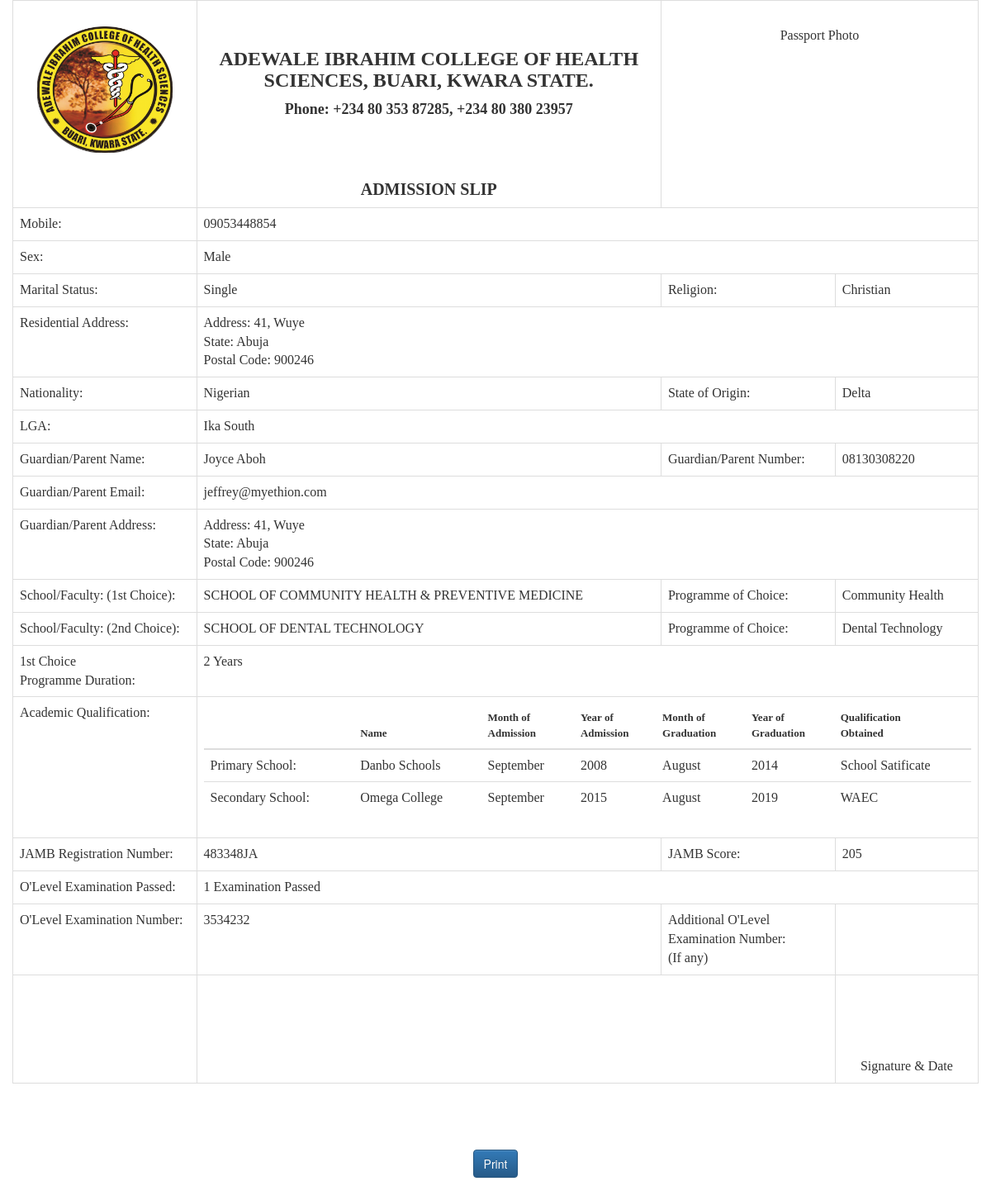
Screenshot of /viewform.php?id=AICOHS00001 with the database file from the repository.
### tables this page shows
CREATE TABLE `t_user` (
  `s_detid` varchar(15) NOT NULL,
  `s_id` varchar(15) NOT NULL,
  `s_phn1` varchar(100) NOT NULL,
  `s_phn2` varchar(100) NOT NULL,
  `f_name` varchar(100) NOT NULL,
  `f_occ` varchar(100) NOT NULL,
  `f_phn` varchar(100) NOT NULL,
  `m_name` varchar(100) NOT NULL,
  `m_occ` varchar(100) NOT NULL,
  `m_phn` varchar(100) NOT NULL,
  `s_iop` varchar(100) NOT NULL,
  `s_sex` varchar(6) NOT NULL,
  `s_cadr` varchar(100) NOT NULL,
  `s_cst` varchar(100) NOT NULL,
  `s_cpin` int(6) NOT NULL,
  `s_cmob` varchar(100) NOT NULL,
  `s_padr` varchar(100) NOT NULL,
  `s_pst` varchar(100) NOT NULL,
  `s_ppin` int(6) NOT NULL,
  `s_pmob` varchar(100) NOT NULL,
  `s_ruc` varchar(100) NOT NULL,
  `s_natn` varchar(100) NOT NULL,
  `s_relg` varchar(100) DEFAULT NULL,
  `s_catg` varchar(100) NOT NULL,
  `s_mainsxam` varchar(100) NOT NULL,
  `s_mainsrank` varchar(100) NOT NULL,
  `s_mainsroll` varchar(100) NOT NULL,
  `s_mainsbrnch` varchar(100) NOT NULL,
  `s_branch` varchar(100) NOT NULL,
  `s_college` varchar(100) NOT NULL,
  `s_center` varchar(100) NOT NULL,
  `s_crtype` varchar(100) NOT NULL,
  `s_pcm` varchar(100) NOT NULL,
  `s_tenbrd` varchar(100) NOT NULL,
  `s_tenyop` varchar(100) NOT NULL,
  `s_tentotmark` varchar(100) NOT NULL,
  `s_tenmarkob` varchar(100) NOT NULL,
  `s_tendiv` varchar(100) NOT NULL,
  `s_tenprcmark` varchar(100) NOT NULL,
  `s_twlbrd` varchar(100) NOT NULL,
  `s_twlyop` varchar(100) NOT NULL,
  `s_twltotmark` varchar(100) NOT NULL,
  `s_twlmarkob` varchar(100) NOT NULL,
  `s_twldiv` varchar(100) NOT NULL,
  `s_twlprcmark` varchar(100) NOT NULL,
  `s_moi` varchar(100) NOT NULL,
  `s_pay` varchar(100) NOT NULL
);

### viewform.php (the view, shortened to what this page needs)
<?php
$getid= $_GET["id"];
$con=mysqli_connect("localhost","root","","oas");
$result = mysqli_query($con,"SELECT * FROM t_user WHERE s_id='$getid'");
                    while($row = mysqli_fetch_array($result))
                      {
?>
<html>
    <head>
        <link type="text/css" rel="stylesheet" href="css/admform.css"></link>
         <link rel="stylesheet" href="bootstrap/bootstrap.min.css">
         <link rel="stylesheet" href="bootstrap/bootstrap-theme.min.css">
    </head>
     <body style="background-image:url('./images/');">
        <form id="viform" action="viewform.php" method="post">
        <div class="container-fluid">
                            <div class="row">
                               <div class="col-sm-12">
      <center>  <table class="table table-bordered" style="font-family: Verdana">
                <tr>
                 <td style="width:3%;"><BR><center><img src="./images/logog.png" width="80%"> </center></td>
                 <td style="width:8%;"><center><font style="font-family:Arial Black; font-size:20px;">
                     <br>
                   <H3><B>ADEWALE IBRAHIM COLLEGE OF HEALTH SCIENCES, BUARI, KWARA STATE.</B></H3></font></center>
                <center><font style="font-family:Verdana; font-size:18px;">
                    <B>Phone: +234 80 353 87285, +234 80 380 23957</B>
                    </font></center>
                <br>
                <br>
                <br>
                <center><font style="font-family:Arial Black; font-size:20px;">
                   <B> ADMISSION SLIP</B></font></center>
                </td>
                    <td colspan="2" width="3%" >
                    <br>
                   <center> <p>Passport Photo</p></center>
                  <tr>
                    <td > <font style="font-family: Verdana;"> Mobile: </font>  </td>
                    <td colspan="3"> <?php echo ' '. $row[2]. '   ' ?></td>
                  </tr>
                  <tr>
                    <td> <font style="font-family: Verdana;">Sex: </font>
                    <td colspan="3"><?php echo $row[11] ?></td>
                </tr>
                <tr>
                    <td><font style="font-family: Verdana;">Marital Status: </font></td>
                    <td><?php echo $row[26] ?></td>
                    <td><font style="font-family: Verdana;">Religion: </font></td>
                    <td><?php echo $row[27] ?></td>
               </tr>
               <tr>
                    <td><font style="font-family: Verdana;">Residential Address: </font>
                    <td colspan="3"><?php echo 'Address: '. $row[12] ?><br>
                          <?php echo 'State: '. $row[13] ?><br>
                          <?php echo 'Postal Code: '. $row[14] ?><br>
                </td>
                <tr>
                    <td><font style="font-family: Verdana;">Nationality: </font>
                    <td> <?php echo $row[21] ?></td>
                    <td><font style="font-family: Verdana;">State of Origin: </font>
                    <td> <?php echo $row[22] ?></td>
                </tr>
                  <tr>
                    <td><font style="font-family: Verdana;">LGA: </font></td>
                    <td  colspan="3"><?php echo $row[4] ?> </td>
                   </tr>
                  <tr>
                    <td> <font style="font-family: Verdana;">Guardian/Parent Name: </font></td>
                    <td> <?php echo $row[5] ?></td>
                    <td><font style="font-family: Verdana;">Guardian/Parent Number: </font></td>
                    <td> <?php echo $row[6] ?> </td>
                  </tr>
                <tr>
                    <td> <font style="font-family: Verdana;">Guardian/Parent Email: </font> </td>
                    <td colspan="3"> <?php echo $row[7] ?></td>
                </tr>
                <tr>
                    <td> <font style="font-family: Verdana;">Guardian/Parent Address: </font>
                    <td colspan="3"><?php echo 'Address: '. $row[16] ?><br>
                          <?php echo 'State: '. $row[17] ?><br>
                          <?php echo 'Postal Code: '. $row[18] ?><br>
                </td>
                </tr>
                <tr>
                     <td><font style="font-family: Verdana;">School/Faculty: (1st Choice): </font></td>
                     <td><?php echo $row[29] ?>
                     </td>
                     <td> <font style="font-family: Verdana;">Programme of Choice: </font></td>
                    <td> <?php echo $row[8] ?> </td>
                </tr>
                <tr>
                    <td><font style="font-family: Verdana;">School/Faculty: (2nd Choice): </font></td>
                    <td><?php echo $row[28] ?> </td>
                     <td><font style="font-family: Verdana;">Programme of Choice: </font></td>
                    <td><?php echo $row[25] ?></td>
               </tr>
               <tr>
                               <td><font style="font-family: Verdana;">1st Choice
<br>Programme Duration: </font></td>
                               <td colspan="3"><?php echo $row[46] ?></td>
                           </tr>
               <tr>
                   <td><font style="font-family: Verdana;">Academic Qualification: </font></td>
                   <td colspan="3">
                       <table class="table table-hover">
                           <thead>
                               <tr>
                                    <th><font style="font-family: Verdana;font-size: small"></font> <br><font style="font-family: Verdana; font-size: small"></font></th>
                                    <th><font style="font-family: Verdana;font-size: small">Name</font> <br><font style="font-family: Verdana;font-size: small"></font></th>
                                    <th><font style="font-family: Verdana;font-size: small">Month of</font> <br><font style="font-family: Verdana;font-size: small">Admission</font></th>
                                    <th><font style="font-family: Verdana;font-size: small">Year of</font><br><font style="font-family: Verdana;font-size: small">Admission</font></th>
                                    <th><font style="font-family: Verdana;font-size: small">Month of</font> <br><font style="font-family: Verdana;font-size: small">Graduation</font></th>
                                    <th><font style="font-family: Verdana;font-size: small">Year of</font><br><font style="font-family: Verdana;font-size: small">Graduation</font></th>
                                    <th><font style="font-family: Verdana;font-size: small">Qualification</font><br><font style="font-family: Verdana;font-size: small">Obtained</font></th>
                              </tr>
                           </thead>
                            <tbody>
                           <tr>
                               <td><?php echo "Primary School: "; ?></td>
                               <td><?php echo $row[33] ?></td>
                               <td><?php echo $row[34] ?></td>
                               <td><?php echo $row[35] ?></td>
                               <td><?php echo $row[36] ?></td>
                               <td><?php echo $row[37] ?></td>
                               <td><?php echo $row[38] ?></td>
                           </tr>
                           <tr>
                               <td><?php echo "Secondary School: "; ?> </td>
                               <td><?php echo $row[39] ?></td>
                               <td><?php echo $row[40] ?></td>
                               <td><?php echo $row[41] ?></td>
                               <td><?php echo $row[42] ?></td>
                               <td><?php echo $row[43] ?></td>
                               <td><?php echo $row[44] ?></td>
                           </tr>
                            </tbody>
                       </table>
                <tr>
                    <td><font style="font-family: Verdana;">JAMB Registration Number: </font>
                     <td><?php echo $row[10] ?></td>
                     <td><font style="font-family: Verdana;">JAMB Score: </font></td>
                     <td colspan="3"><?php echo $row[32] ?></td>
                </tr>
                <tr>
                               <td><font style="font-family: Verdana;">O'Level Examination Passed: </font></td>
                                    <td colspan="3"><?php echo $row[45] ?></td>
                           </tr>
                           <tr>
                     <td> <font style="font-family: Verdana;">O'Level Examination Number: </font></td>
                    <td> <?php echo $row[9] ?></td>
                    <td> <font style="font-family: Verdana;">Additional O'Level
<br>Examination Number:
<br>(If any) </font></td>
                    <td><?php echo ' '.$row[3] ?></td>
                </tr>
                           <tr>
                               <td><font style="font-family: Verdana;"><br><br></font></td>
                               <td colspan="2"></td>
                               <td colspan="2">
                           <center><font style="font-family: Verdana;"><br><br><br><br>Signature & Date</font></center>
                               </td>
                           </tr>
                       </table></center>
                               </div>
                            </div>
            </div>
        <?php
              }
        ?>
        <br><br><br>
        <center>
             <input type="submit" id="print" class="toggle btn btn-primary" value="Print" onclick="printpage();"><br> <br>
             </center>
             <br><br>
                  </form>
            </body>
</html>

### rows the page displays
t_user: s_phn1 "09053448854", s_sex "Male", s_mainsroll "Single", s_mainsbrnch "Christian", s_cadr "41, Wuye", s_cst "Abuja", s_cpin "900246", s_natn "Nigerian", s_relg "Delta", f_name "Ika South", f_occ "Joyce Aboh", f_phn "08130308220", m_name "jeffrey@myethion.com", s_padr "41, Wuye", s_pst "Abuja", s_ppin "900246", s_college "SCHOOL OF COMMUNITY HEALTH & PREVENTIVE MEDICINE", m_occ "Community Health", s_branch "SCHOOL OF DENTAL TECHNOLOGY", s_mainsrank "Dental Technology", s_pay "2 Years", s_tenbrd "Danbo Schools", s_tenyop "September", s_tentotmark "2008", s_tenmarkob "August", s_tendiv "2014", s_tenprcmark "School Satificate", s_twlbrd "Omega College", s_twlyop "September", s_twltotmark "2015", s_twlmarkob "August", s_twldiv "2019", s_twlprcmark "WAEC", s_iop "483348JA", s_pcm "205", s_moi "1 Examination Passed", m_phn "3534232"
